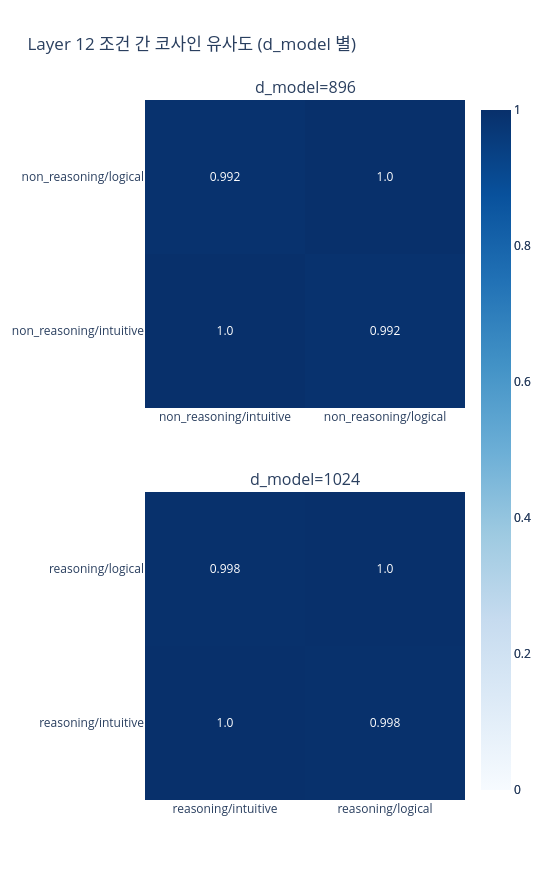

Notebook code cell kept with this figure:
### Markdown cell above
## 8. 코사인 유사도

조건별 평균 벡터 사이 코사인 행렬입니다 (`d_model`이 다르면 차원별로 나뉩니다).

### Code cell
hiddens = {f"{m}/{p}": results[(m, p)][TARGET_LAYER] for m in MODELS for p in PROMPTS}
cos_by_dim = cosine_similarity_matrix(hiddens)

def _cosine_heatmap(labels, sim, title: str):
    return go.Figure(data=go.Heatmap(
        z=sim, x=labels, y=labels,
        colorscale="Blues", zmin=0, zmax=1,
        text=np.round(sim, 3).astype(str), texttemplate="%{text}",
    )).update_layout(
        title=title,
        template="plotly_white",
        height=450,
        width=550,
    )

if len(cos_by_dim) == 1:
    _d, (labels, sim) = next(iter(cos_by_dim.items()))
    fig = _cosine_heatmap(
        labels, sim,
        f"Layer {TARGET_LAYER} 조건 간 코사인 유사도 (d_model={_d})",
    )
    fig.show()
else:
    _dims = sorted(cos_by_dim.keys())
    fig = make_subplots(
        rows=len(_dims),
        cols=1,
        subplot_titles=[f"d_model={d}" for d in _dims],
        vertical_spacing=0.12,
    )
    for i, d in enumerate(_dims, start=1):
        labels, sim = cos_by_dim[d]
        fig.add_trace(
            go.Heatmap(
                z=sim, x=labels, y=labels,
                colorscale="Blues", zmin=0, zmax=1,
                text=np.round(sim, 3).astype(str), texttemplate="%{text}",
            ),
            row=i,
            col=1,
        )
    fig.update_layout(
        title_text=f"Layer {TARGET_LAYER} 조건 간 코사인 유사도 (d_model 별)",
        template="plotly_white",
        height=min(900, 120 + 380 * len(_dims)),
        width=550,
    )
    fig.show()

### Figure 1 — Plotly figure (JSON) as saved in the notebook; plotly's stock layout.template omitted (floating-point values rounded to 4 significant figures)
{"data": [{"colorscale": [[0, "rgb(247,251,255)"], [0.125, "rgb(222,235,247)"], [0.25, "rgb(198,219,239)"], [0.375, "rgb(158,202,225)"], [0.5, "rgb(107,174,214)"], [0.625, "rgb(66,146,198)"], [0.75, "rgb(33,113,181)"], [0.875, "rgb(8,81,156)"], [1, "rgb(8,48,107)"]], "text": [["1.0", "0.992"], ["0.992", "1.0"]], "texttemplate": "%{text}", "type": "heatmap", "x": ["non_reasoning/intuitive", "non_reasoning/logical"], "xaxis": "x", "y": ["non_reasoning/intuitive", "non_reasoning/logical"], "yaxis": "y", "z": [[1.0, 0.9923], [0.9923, 1.0]], "zmax": 1, "zmin": 0}, {"colorscale": [[0, "rgb(247,251,255)"], [0.125, "rgb(222,235,247)"], [0.25, "rgb(198,219,239)"], [0.375, "rgb(158,202,225)"], [0.5, "rgb(107,174,214)"], [0.625, "rgb(66,146,198)"], [0.75, "rgb(33,113,181)"], [0.875, "rgb(8,81,156)"], [1, "rgb(8,48,107)"]], "text": [["1.0", "0.998"], ["0.998", "1.0"]], "texttemplate": "%{text}", "type": "heatmap", "x": ["reasoning/intuitive", "reasoning/logical"], "xaxis": "x2", "y": ["reasoning/intuitive", "reasoning/logical"], "yaxis": "y2", "z": [[1.0, 0.9979], [0.9979, 1.0]], "zmax": 1, "zmin": 0}], "layout": {"annotations": [{"font": {"size": 16}, "showarrow": false, "text": "d_model=896", "x": 0.5, "xanchor": "center", "xref": "paper", "y": 1, "yanchor": "bottom", "yref": "paper"}, {"font": {"size": 16}, "showarrow": false, "text": "d_model=1024", "x": 0.5, "xanchor": "center", "xref": "paper", "y": 0.44, "yanchor": "bottom", "yref": "paper"}], "height": 880, "title": {"text": "Layer 12 조건 간 코사인 유사도 (d_model 별)"}, "width": 550, "xaxis": {"anchor": "y", "domain": [0, 1]}, "xaxis2": {"anchor": "y2", "domain": [0, 1]}, "yaxis": {"anchor": "x", "domain": [0.56, 1]}, "yaxis2": {"anchor": "x2", "domain": [0, 0.44]}}}
